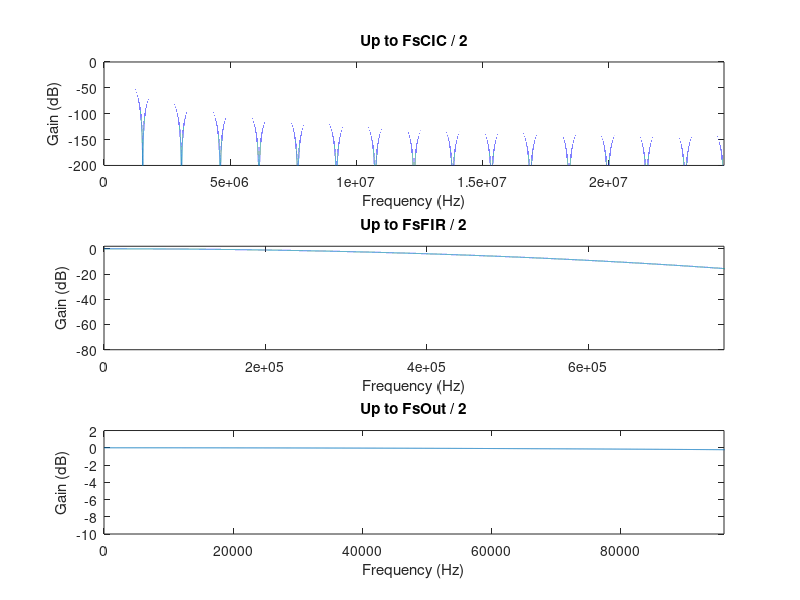
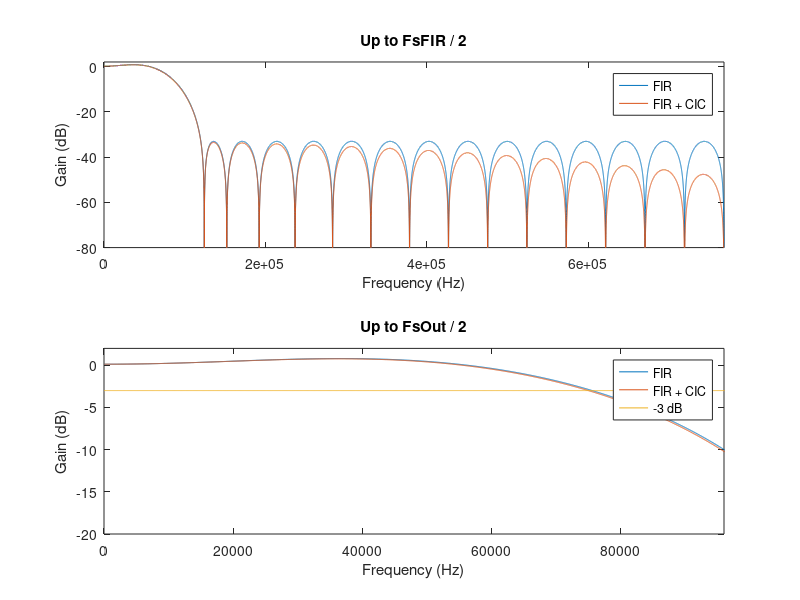

Write MATLAB code to recreate these figures, in order.
clear all    % Clean all constant and variables
close all    % Close all windows
%clf         % Clean the figure window
clc          % Clean the command window
%echo off    % Inhibits the code view in the command window during its execution

%% Config
FsADC = 49152000;
FsCIC = FsADC;
CICDec = 32;
FsFIR = FsCIC / CICDec;
FIRDec = 8;
FsOut = FsFIR / FIRDec;

Fres = 1000;

f = 0 : (Fres/FsCIC) : (CICDec / 2);

%% CIC
CICOrder = 4;
CICZeroGain = 20 * log10(2 ^ (CICOrder * log2(CICDec))); % Gain due to bit growth
CICResp = 20 .* log10(abs(sin(pi .* f) ./ sin(pi .* (f ./ CICDec))) .^ CICOrder) - CICZeroGain;

fCIC = f .* FsFIR;

figure('Name', 'CIC response', 'NumberTitle', 'off');
subplot(3, 1, 1);
plot(fCIC, CICResp);
axis([0 (FsCIC / 2) -200 0]);
xlabel("Frequency (Hz)");
ylabel("Gain (dB)");
title('Up to FsCIC / 2');
subplot(3, 1, 2);
plot(fCIC, CICResp);
axis([0 (FsFIR / 2) -80 2]);
xlabel("Frequency (Hz)");
ylabel("Gain (dB)");
title('Up to FsFIR / 2');
subplot(3, 1, 3);
plot(fCIC, CICResp);
axis([0 (FsOut / 2) -10 2]);
xlabel("Frequency (Hz)");
ylabel("Gain (dB)");
title('Up to FsOut / 2');

%% FIR
%FIROrder = 32;
%FIR = fir1(FIROrder - 1, (FsOut / 2) / (FsFIR / 2), 'low', chebwin(bsz, 30));

FIR = [
-0.016595070996902408
-0.012633535041115399
-0.01538004616486526
-0.01665935734863261
-0.015726387666246535
-0.011927939397513602
-0.004837397620948416
0.005661553452018109
0.019309892411297828
0.03542868066375057
0.05302613816151948
0.07080887112460829
0.08739832259978536
0.10132604664670213
0.11139392113823524
0.11667753120199953
0.11667753120199953
0.11139392113823524
0.10132604664670213
0.08739832259978536
0.07080887112460829
0.05302613816151948
0.03542868066375057
0.019309892411297828
0.005661553452018109
-0.004837397620948416
-0.011927939397513602
-0.015726387666246535
-0.01665935734863261
-0.01538004616486526
-0.012633535041115399
-0.016595070996902408
];

FIRResp = freqz(FIR, 1, (FsCIC/Fres) / 2);
FIRResp = 20 .* log10(FIRResp .');

FIRPlusCICResp = CICResp(1:length(FIRResp)) + FIRResp;

fFIR = fCIC(1:length(FIRResp));

figure('Name', 'FIR response', 'NumberTitle', 'off');
subplot(2, 1, 1);
plot(fFIR, FIRResp, fFIR, FIRPlusCICResp);
legend("FIR", "FIR + CIC");
axis([0 (FsFIR / 2) -80 2]);
xlabel("Frequency (Hz)");
ylabel("Gain (dB)");
title('Up to FsFIR / 2');
subplot(2, 1, 2);
plot(fFIR, FIRResp, fFIR, FIRPlusCICResp, fFIR, ones([1 length(fFIR)]) .* -3);
legend("FIR", "FIR + CIC", "-3 dB");
axis([0 (FsOut / 2) -20 2]);
xlabel("Frequency (Hz)");
ylabel("Gain (dB)");
title('Up to FsOut / 2');

%% Dump coefficients
outfile = fopen('fir_coeffs.memh', 'w');
fprintf(outfile, '// Coef size (%u)\n', length(FIR));
fprintf(outfile, '%04X\n', typecast(int16(FIR * 32767), 'uint16'));
